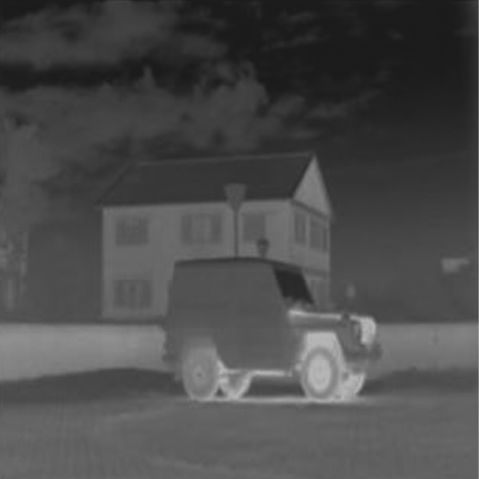
#> input picture paper_analysis/paper_analysis3/images/car_house.png, 479 x 479 px, found by its file name
$ python testcode2.py   (older library calls are emulated)
#> lines starting #> are read from the running program, lines starting #| are printed output that depends on the picture
import cv2
import numpy as np

# 载入图像
input_image_path = 'car_house.png'
input_image = cv2.imread(input_image_path, cv2.IMREAD_GRAYSCALE)
#> input_image is the input picture: shape (479, 479); min 26, max 183, mean 75.7

# 检查图像是否载入成功
if input_image is None:
    raise ValueError("Image not found or path is incorrect")

# 自适应直方图均衡化
clahe = cv2.createCLAHE(clipLimit=2.0, tileGridSize=(8, 8))
equalized_image = clahe.apply(input_image)
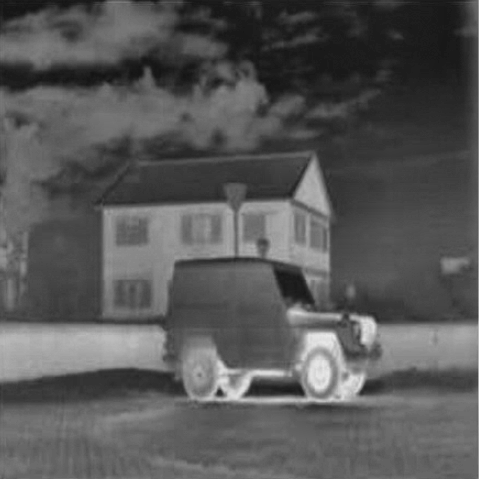
#> equalized_image: shape (479, 479); min 19, max 234, mean 87.4

# 拉普拉斯锐化
# 扩展图像的灰度级别以使用拉普拉斯算子进行锐化处理
ddepth = cv2.CV_16S
laplacian = cv2.Laplacian(equalized_image, ddepth, ksize=3)
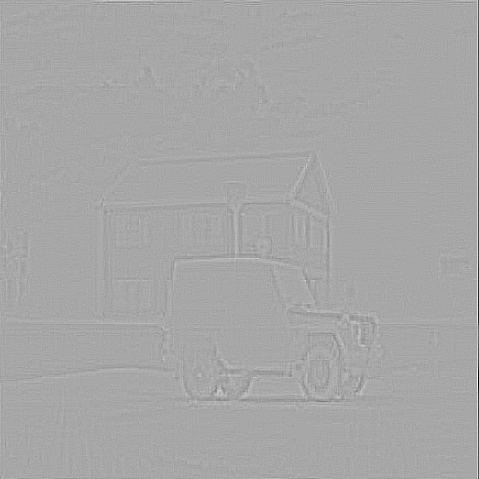
#> laplacian: shape (479, 479) int16; min -720, max 378, mean -0.4; drawn with min black and max white
abs_laplacian = cv2.convertScaleAbs(laplacian)
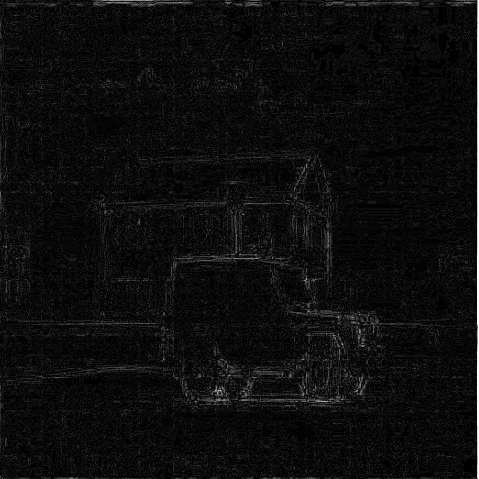
#> abs_laplacian: shape (479, 479); min 0, max 255, mean 13
sharpened_image = cv2.subtract(equalized_image, abs_laplacian)
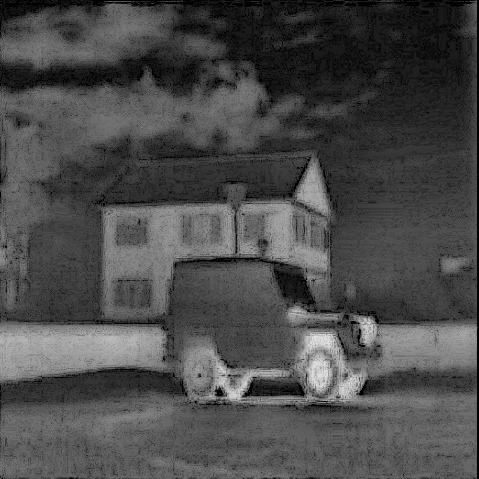
#> sharpened_image: shape (479, 479); min 0, max 228, mean 75

# 将处理后的图像保存至文件
output_image_path = 'output.png'
cv2.imwrite(output_image_path, sharpened_image)

$ run again, with paper_analysis/paper_analysis3/images/plane.png copied over paper_analysis/paper_analysis3/images/car_house.png
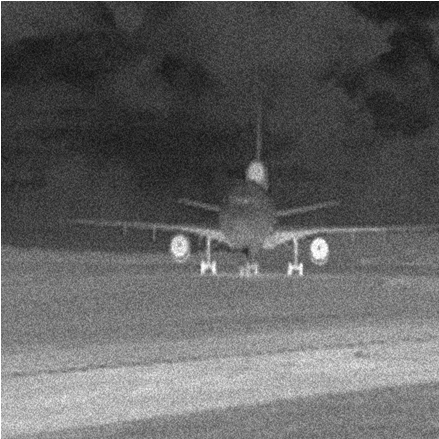
#> input picture paper_analysis/paper_analysis3/images/plane.png, 439 x 439 px, found by its file name
#> input_image is the input picture: shape (439, 439); min 12, max 255, mean 96.8
#> `abs_laplacian = cv2.convertScaleAbs(laplacian)`:
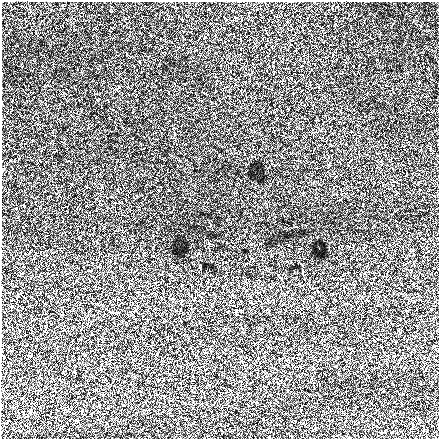
#> abs_laplacian: shape (439, 439); min 0, max 255, mean 147.7
#> `sharpened_image = cv2.subtract(equalized_image, abs_laplacian)`:
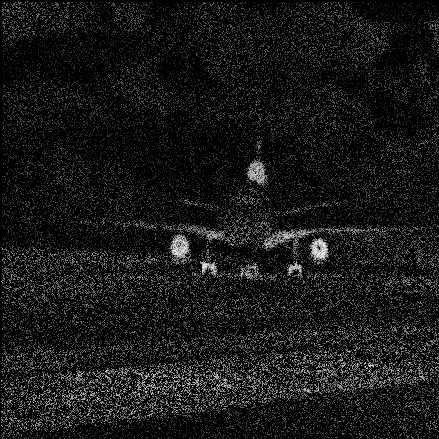
#> sharpened_image: shape (439, 439); min 0, max 249, mean 22.5
